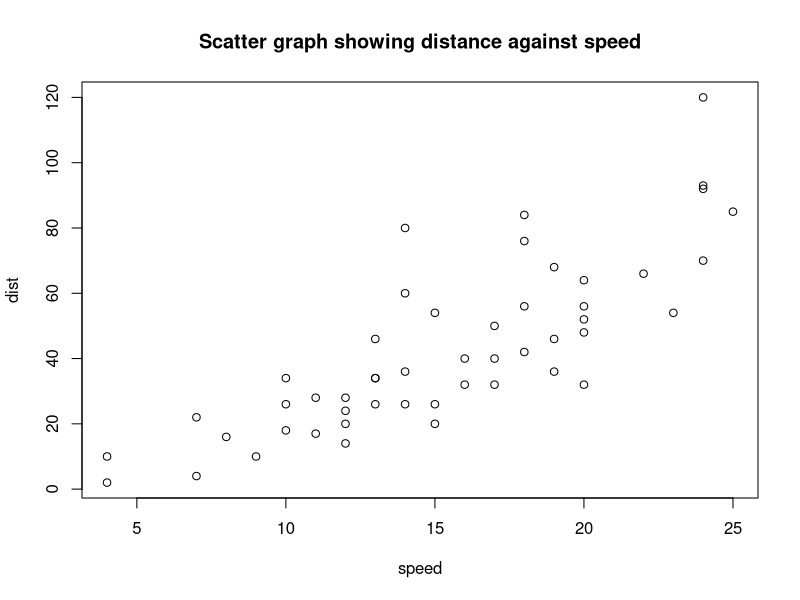
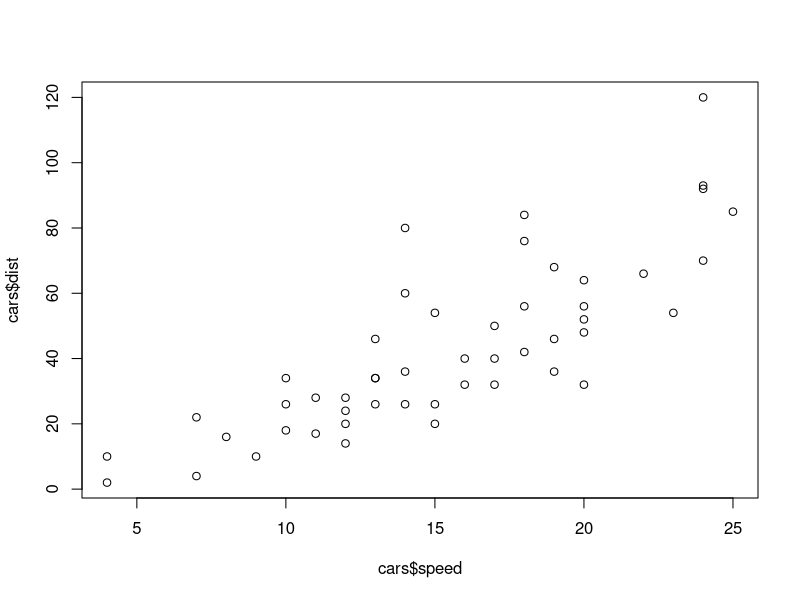
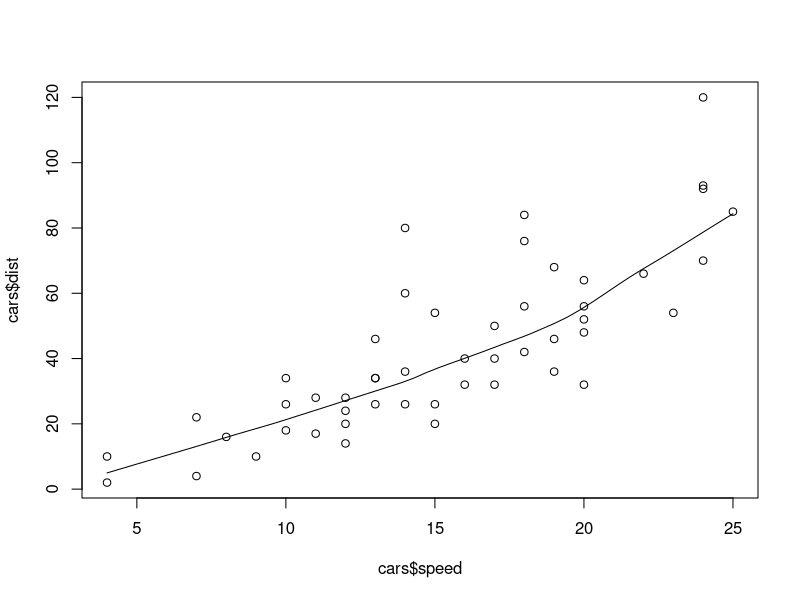
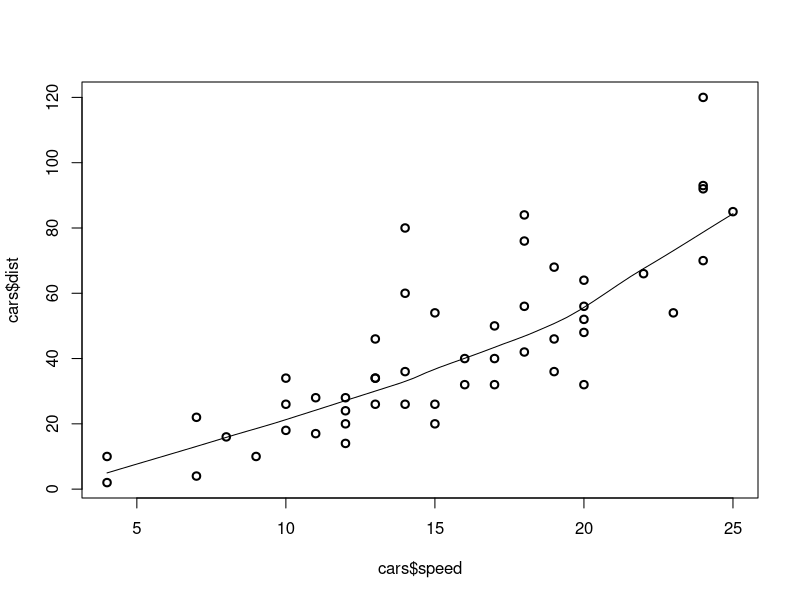
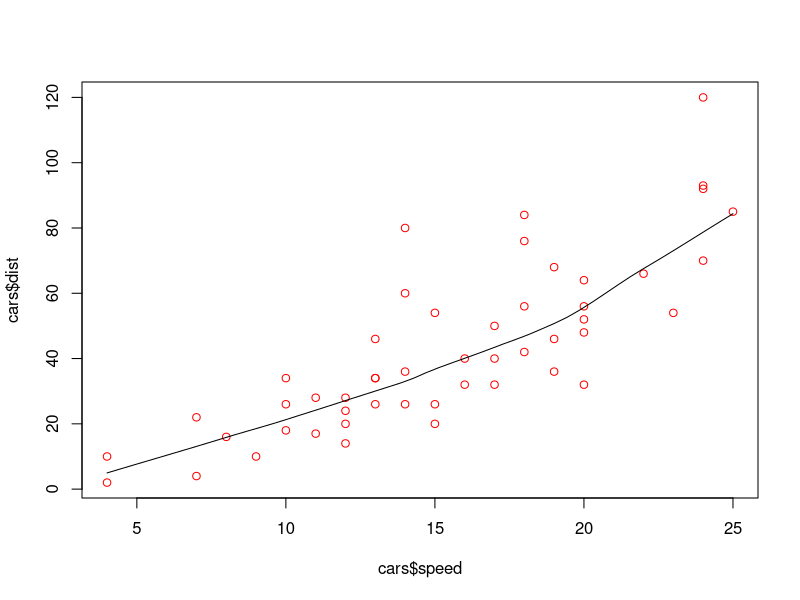
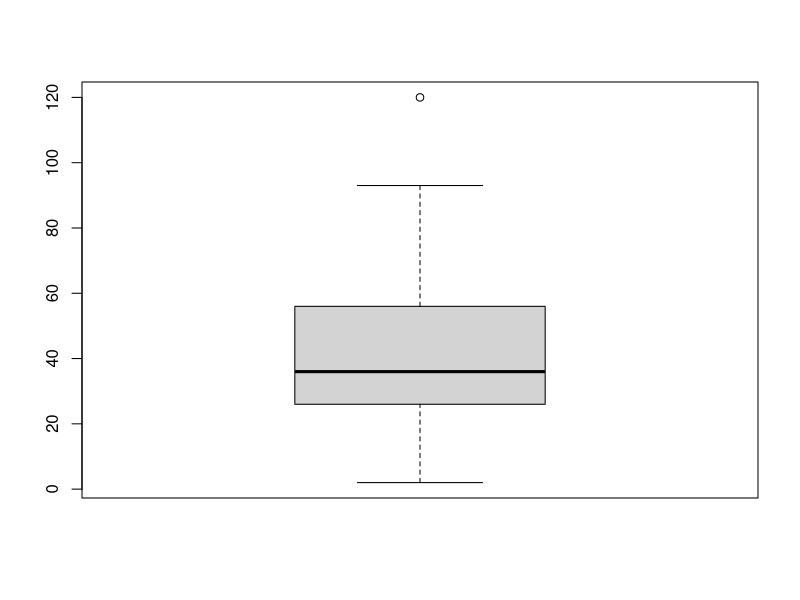
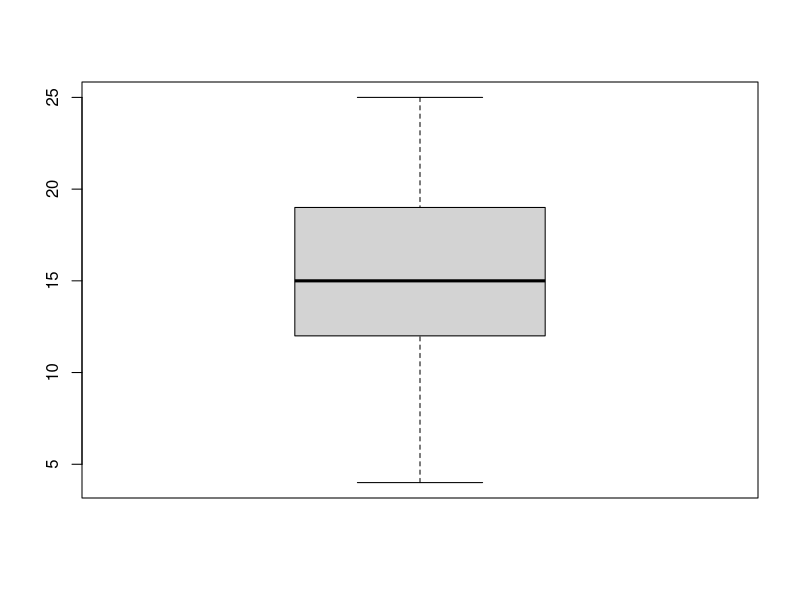
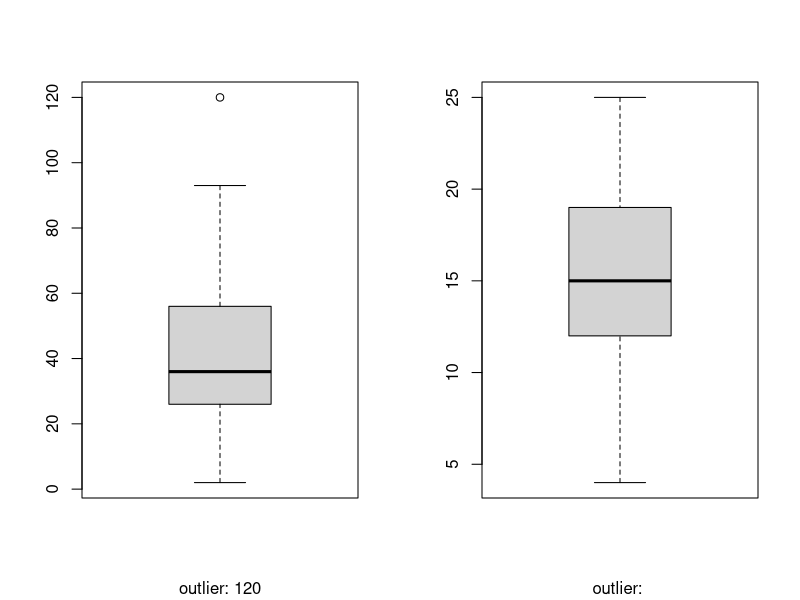

These figures' R source, in order:
#using dataset "cars"
plot(cars)
title(main = "Scatter graph showing distance against speed")
plot(y=cars$dist, x=cars$speed)

#draw smooth scatter
scatter.smooth(y=cars$dist, x=cars$speed)

#make points more bold
scatter.smooth(y=cars$dist, x=cars$speed, lwd='2')
#change color of points
scatter.smooth(y=cars$dist, x=cars$speed, col='red')

#box plotting
boxplot(cars$dist)
boxplot(cars$speed)

#to draw two graphs on one interface
par(mfrow=c(1:2))

#draw the graphs
boxplot(cars$dist, sub=paste("outlier:", boxplot.stats(cars$dist)$out))
boxplot(cars$speed, sub=paste("outlier:", boxplot.stats(cars$speed)$out))

#density graphs
plot(density(cars$dist))
plot(density(cars$dist), main="density distance graph")
polygon(density(cars$dist), col = "blue")

#correlations
cor(x=cars$speed,y=cars$dist)

#plotting a histogram
hist(cars$speed, main = "Histogram showing speed")


#linear models
#y = mx + c
#lm(formular, data)

myfirstmodel <- lm(dist ~ speed, data=cars)
print(myfirstmodel)
